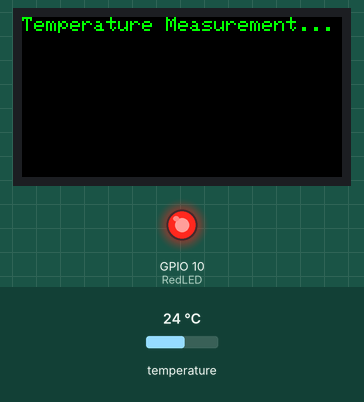
Recording of a sketch running on a simulated ESP32-S3. Shown: 160×80 colour display, output pins drawn as LEDs (lit = HIGH). The test bench sets the inputs (shaded band); at power-on: temperature 24 °C. What the sketch prints to the serial monitor is not drawn.

Above: at 5.4 s.
At 6.7 s:
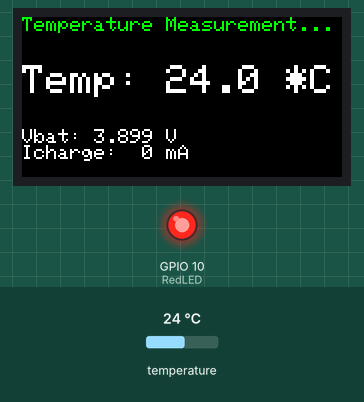
6.8 s: temperature set to 2 °C
At 17.4 s:
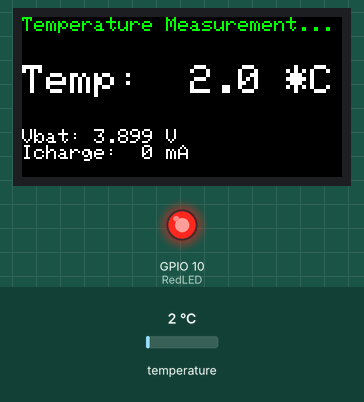
17.8 s: temperature set to 12 °C
At 24.7 s:
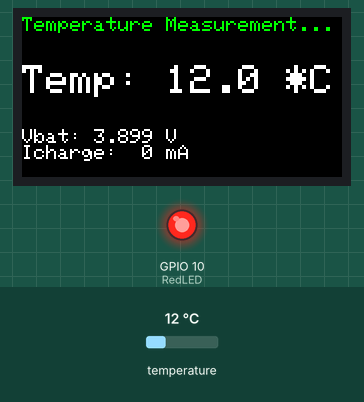
28.8 s: temperature set to 19 °C
At 30.1 s:
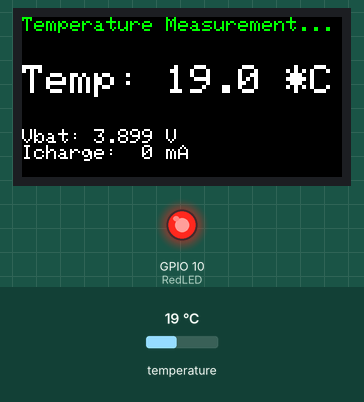
Timing chart, 0 to 41.6 s (numbered marks = the images above; inputs shaded):
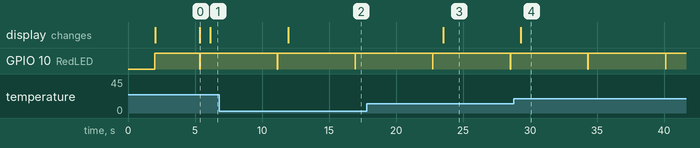

The sketch:

M5StickC_DS18B20.ino
```cpp
/*
   M5StickC_DS18B20.ino

   Temperatur Measurment w/ DS18B20 sensor via header on top

   Created 2019-05-20 Claus Kühnel info@ckuehnel.ch
*/
#include <M5StickC.h>
#include <Wire.h>
#include <OneWire.h>
#include <DallasTemperature.h>

#define INFO 0
#define DEBUG 0
#define BAUDRATE 115200

#define RedLED 10

// Data wire is plugged into pin G26 on the ESP32
#define ONE_WIRE_BUS G26

// Setup a oneWire instance to communicate with any OneWire devices
// (not just Maxim/Dallas temperature ICs)
OneWire oneWire(ONE_WIRE_BUS);

// Pass our oneWire reference to Dallas Temperature.
DallasTemperature sensors(&oneWire);

// array to hold device address
DeviceAddress Thermometer;

void setup()
{
  Serial.begin(BAUDRATE);
  delay(2000);              // wait for serial monitor
  if (INFO)  printInfo();
  if (DEBUG) Serial.println(F("Initializing..."));

  pinMode(RedLED, OUTPUT);    // Red LED
  digitalWrite(RedLED, HIGH);

  sensors.begin();

  if (DEBUG)
  {
    Serial.print("Found ");
    Serial.print(sensors.getDeviceCount(), DEC);
    Serial.println(" devices.");

    // report parasite power requirements
    Serial.print("Parasite power is: ");
    if (sensors.isParasitePowerMode()) Serial.println("ON");
    else Serial.println("OFF");
    if (!sensors.getAddress(Thermometer, 0)) Serial.println("Unable to find address for Device 0");

    // show the addresses we found on the bus
    Serial.print("Device 0 Address: ");
    printAddress(Thermometer);
    Serial.println();

    // set the resolution to 11 bit (Each Dallas/Maxim device is capable of several different resolutions)
    sensors.setResolution(Thermometer, 11);

    Serial.print("Device 0 Resolution: ");
    Serial.print(sensors.getResolution(Thermometer), DEC);
    Serial.println();
  }

  M5.begin();
  M5.Lcd.begin();
  M5.Lcd.setRotation(3);
  M5.Lcd.fillScreen( BLACK );
  M5.Lcd.setCursor(0, 0);
  M5.Lcd.setTextColor(GREEN);
  M5.Lcd.setTextSize(1);
  M5.Lcd.fillScreen( BLACK );

  delay(3000);
  M5.Lcd.fillScreen( BLACK );
  M5.Lcd.setCursor(0, 0);
  M5.Lcd.println("Temperature Measurement...");

  Serial.println(F("Temperature Measurement..."));

  Wire.begin(); // internal I2C Bus

  if (DEBUG) Serial.println(F("Running...")); //last line in setup()
}

void loop()
{
  digitalWrite(RedLED, LOW);
  delay(20);
  digitalWrite(RedLED, HIGH);

  // call sensors.requestTemperatures() to issue a global temperature
  // request to all devices on the bus
  Serial.print("Requesting temperatures...");
  sensors.requestTemperatures(); // Send the command to get temperatures
  Serial.print(" DONE\t\t");

  //float tmp = sensors.getTempCByIndex(0); // Why "byIndex"?
  // You can have more than one IC on the same bus.
  // 0 refers to the first IC on the wire
  float tmp = sensors.getTempC(Thermometer);
  Serial.printf("Temperature: %4.1f *C \n", tmp);

  M5.Lcd.setCursor(0,24);
  M5.Lcd.setTextColor(WHITE, BLACK);
  M5.Lcd.setTextSize(2);
  M5.Lcd.printf("Temp: %4.1f *C\n", tmp);

  M5.Lcd.setTextSize(1);
  M5.Lcd.setCursor(0,48);
  float vbat = M5.Axp.GetVbatData() * 1.1 / 1000;
  if (vbat < 3.5) M5.Lcd.setTextColor(RED, BLACK);
  M5.Lcd.printf("\r\nVbat: %5.3f V\r\n", vbat);
  int charge = M5.Axp.GetIchargeData() / 2;
  M5.Lcd.printf("Icharge: %2d mA\r\n", charge);
  Serial.printf("Vbat: %5.3f V  Icharge: %2d mA\r\n",vbat, charge);

  delay(5000);
}

/*--------------------------------------------------------------*/
// function to print a device address
void printAddress(DeviceAddress deviceAddress)
{
  for (uint8_t i = 0; i < 8; i++)
  {
    if (deviceAddress[i] < 16) Serial.print("0");
    Serial.print(deviceAddress[i], HEX);
  }
}

void printInfo()
{
  // Compile file path (internal file of compilation proccess)
  Serial.print("File "); Serial.println(__FILE__);

  String s1 = __DATE__;
  String s2 = __TIME__;

  // Date of compilation
  Serial.print("Compilation @ "); Serial.println(s1 + " " + s2);

  // Arduino IDE SW version
  Serial.print("ARDUINO IDE v"); Serial.println(ARDUINO);

  // Oscillator frequency
  Serial.print("CPU Clock in MHz: "); Serial.println(F_CPU/1E6);
}
```

Measured:
- after the input at 6.8 s, the display: changes after 5.1 s (image 2)
- after the input at 17.8 s, the display: changes after 5.7 s (image 3)
- after the input at 28.8 s, the display: changes after 0.52 s (image 4)
- by itself, GPIO 10 (RedLED): alternates HIGH for 5.8 s and LOW for 0.02 s
- what the display in image 0 shows lasts 0.7 s, from 5.4 s to 6.1 s
